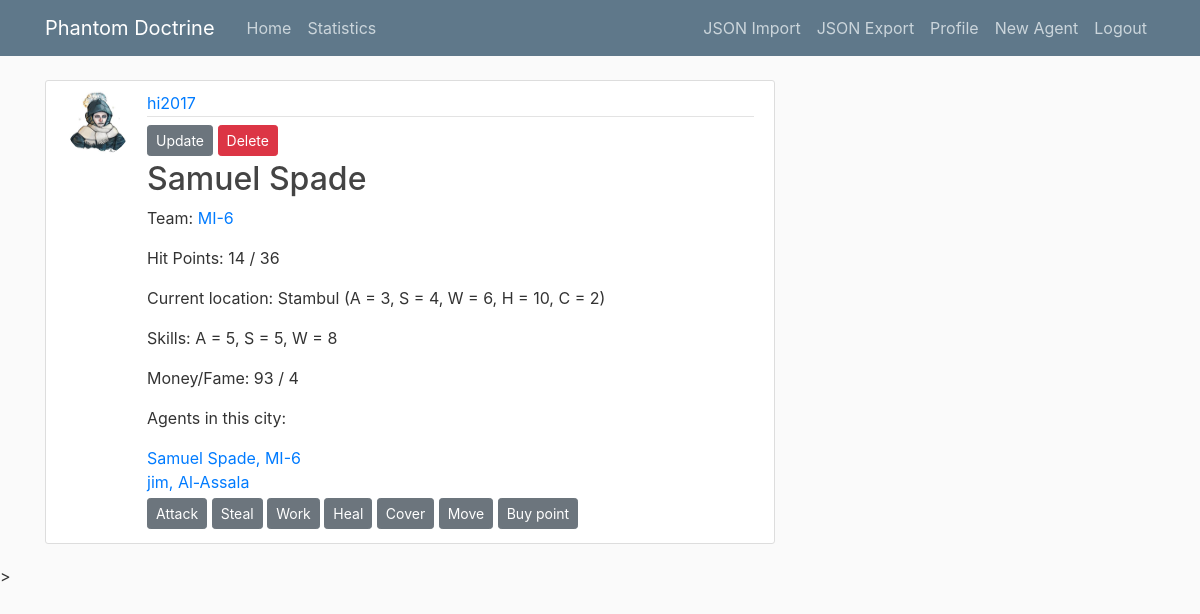
The app's page /agent/2/ (signed in) with its own data.
### char_roster/models.py (models this page shows, shortened)
class Agent(models.Model):
    name = models.CharField(unique = True, max_length=100)
    player = models.ForeignKey(User, on_delete=models.CASCADE)
    team = models.ForeignKey(Team, on_delete=models.CASCADE)
    work_power_origin = models.PositiveIntegerField(default = 5)
    steal_power_origin = models.PositiveIntegerField(default = 5)
    attack_power_origin = models.PositiveIntegerField(default = 5)
    work_power = models.PositiveIntegerField(default = 5)
    steal_power = models.PositiveIntegerField(default = 5)
    attack_power = models.PositiveIntegerField(default = 5)
    max_hp = models.IntegerField(default = 35)
    curr_hp = models.IntegerField(default = 35)
    curr_loc = models.ForeignKey(Location, on_delete=models.CASCADE)
    fame = models.PositiveIntegerField(default=0)
    famous = models.BooleanField(default = False)
    money = models.PositiveIntegerField(default=0)
    work_stat = models.PositiveIntegerField(default = 0)
    steal_stat = models.PositiveIntegerField(default = 0)
    attack_stat = models.PositiveIntegerField(default = 0)
    heal_stat = models.PositiveIntegerField(default = 0)
    cover_stat = models.PositiveIntegerField(default = 0)
    spended_money = models.PositiveIntegerField(default = 0)

class Team(models.Model):
    name = models.CharField(unique = True, max_length=100)
    country = models.ForeignKey(Country, on_delete = models.CASCADE)
    victory_points = models.PositiveIntegerField(default = 0)
    def __str__(self):
        return self.name

class Location(models.Model):
    name = models.CharField(max_length=100)
    country = models.ForeignKey(Country, on_delete=models.CASCADE)
    work_bonus = models.PositiveIntegerField(default = 3)
    steal_bonus = models.PositiveIntegerField(default = 3)
    attack_bonus = models.PositiveIntegerField(default = 3)
    heal_bonus = models.PositiveIntegerField(default = 0)
    cover_bonus = models.PositiveIntegerField(default = 0)
    def __str__(self):
        return self.name

### users/models.py (models this page shows, shortened)
class Profile(models.Model):
    user = models.OneToOneField(User, on_delete=models.CASCADE)
    image = models.ImageField(default='default.jpg', upload_to='profile_pics')
    score = models.PositiveIntegerField(default=0)

### char_roster/views.py (the view)
# urls.py: path('agent/<int:pk>/', AgentDetailView.as_view(), name='agent-detail'),
class AgentDetailView(DetailView):
    model = Agent
    def get_context_data(self, **kwargs):
        context = super(AgentDetailView, self).get_context_data(**kwargs)
        context['agents'] = Agent.objects.filter(curr_loc = self.object.curr_loc)
        return context

### char_roster/templates/char_roster/agent_detail.html
{% extends "char_roster/base.html" %}
{% block content %}
    <article class="media content-section">
        {% if object.player == user or object.famous == True%}
            <img class="rounded-circle article-img" src="{{ object.player.profile.image.url }}">
        {% endif%}
        <div class="media-body">
            {% if object.player == user or object.famous == True%}
                <div class="article-metadata">
                    <a class="mr-2" href="{% url 'user-agents' object.player.username %}">{{ object.player }}</a>
                </div>
            {% endif %}
            {% if object.player == user %}
            <div>
                <a class="btn btn-secondary btn-sm mt-1 mb-1" href="{% url 'agent-update' object.id %}">Update</a>
                <a class="btn btn-danger btn-sm mt-1 mb-1" href="{% url 'agent-delete' object.id %}">Delete</a>
            </div>
            {%endif%}
            <h2 class="article-title">{{ object.name }}</h2>
            <p class="article-content">Team: <a class="mr-1" href="{% url 'team-agents' object.team.name %}">{{ object.team }}</a></p>
            <p class="article-content">Hit Points: {{ object.curr_hp }} / {{object.max_hp}}</p>
            <p class="article-content">Current location: {{ object.curr_loc }} (A = {{ object.curr_loc.attack_bonus }}, S = {{object.curr_loc.steal_bonus}}, W = {{object.curr_loc.work_bonus}}, H = {{object.curr_loc.heal_bonus}}, C = {{object.curr_loc.cover_bonus}})</p>
            {% if object.player == user or object.famous == True%}
                <p class="article-content">Skills: A = {{ object.attack_power }}, S = {{object.steal_power}}, W = {{object.work_power}}</p>
            {% endif %}
            {% if object.player == user or object.fame >= 5 %}
                <p class="article-content">Money/Fame: {{ object.money }} / {{ object.fame }}</p>
            {% endif %}
            {% if object.player == user %}
                <p class="article-content">Agents in this city:</p>
                {% for agent in agents %}
                <div>
                    <a class="mr-1" href="{% url 'agent-detail' agent.id %}" >{{agent.name}}, {{agent.team}}</a>
                </div>
                {% endfor %}
            {% endif %}
            {% if object.player == user %}
                <div>
                    <a class="btn btn-secondary btn-sm mt-1 mb-1" href="{% url 'agent-attack' object.id %}">Attack</a>
                    <a class="btn btn-secondary btn-sm mt-1 mb-1" href="{% url 'agent-steal' object.id %}">Steal</a>
                    <a class="btn btn-secondary btn-sm mt-1 mb-1" href="{% url 'agent-work' object.id %}">Work</a>
                    <a class="btn btn-secondary btn-sm mt-1 mb-1" href="{% url 'agent-heal' object.id %}">Heal</a>
                    <a class="btn btn-secondary btn-sm mt-1 mb-1" href="{% url 'agent-cover' object.id %}">Cover</a>
                    <a class="btn btn-secondary btn-sm mt-1 mb-1" href="{% url 'agent-travel' object.id %}">Move</a>
                    <a class="btn btn-secondary btn-sm mt-1 mb-1" href="{% url 'agent-buy_point' object.id %}">Buy point</a>
                </div>
            {% endif %}
        </div>
    </article>
{% endblock content %}

### char_roster/static/char_roster/main.css (style rules this page uses)
body { background: #fafafa; color: #333333; margin-top: 5rem; }
h1, h2, h3, h4, h5, h6 { color: #444444; }
.content-section { background: #ffffff; padding: 10px 20px; border: 1px solid #dddddd; border-radius: 3px; margin-bottom: 20px; }
.article-title { color: #444444; }
.article-content { white-space: pre-line; }
.article-img { height: 65px; width: 65px; margin-right: 16px; }
.article-metadata { padding-bottom: 1px; margin-bottom: 4px; border-bottom: 1px solid #e3e3e3 }

### records on screen
Agent: player.profile.image (picture), player "hi2017", name "Samuel Spade", team "MI-6", curr_hp "14", max_hp "36", curr_loc "Stambul", curr_loc.attack_bonus "3", curr_loc.steal_bonus "4", curr_loc.work_bonus "6", curr_loc.heal_bonus "10", curr_loc.cover_bonus "2", attack_power "5", steal_power "5", work_power "8", money "93", fame "4"
Agent: name "jim", team "Al-Assala"
